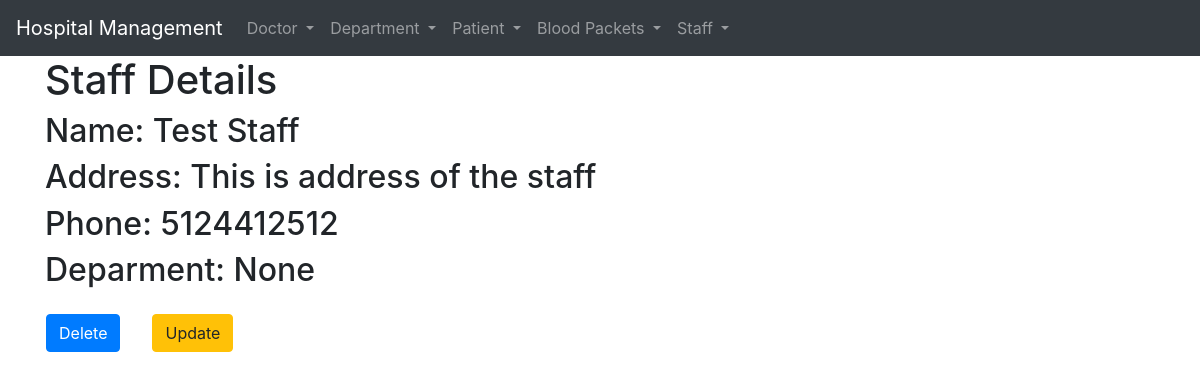
The app's page /1/detail-staff/, older data.
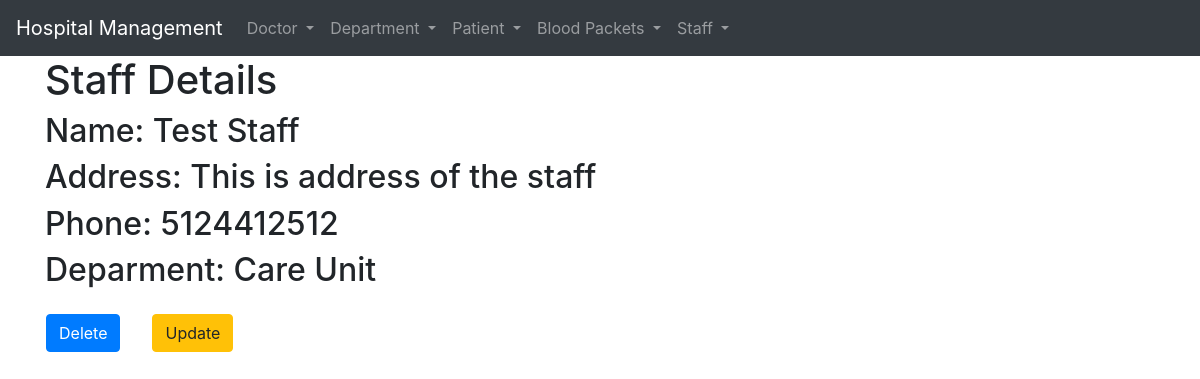
The same page, newer data.
### BloodManagement/models.py (models this page shows, shortened)
class Staff(models.Model):
    name = models.CharField(max_length=20)
    phone = models.IntegerField(validators=[MaxValueValidator(9999999999)])
    address = models.TextField()
    job = models.CharField(choices=[
        ('IT','IT'),
        ('Elec','Electrician'),
        ('Nurse','Nurse')
    ],max_length=5)
    department = models.ForeignKey(Department,on_delete=models.SET_NULL,null=True,related_name='staff')

class Department(models.Model):
    name = models.CharField(max_length=10,unique=True)
    dept_type = models.CharField(max_length=10)
    capacity = models.IntegerField()
    def __str__(self):
        return self.name

### BloodManagement/views.py (the view)
# urls.py: path('<int:pk>/detail-staff/',views.staff_detail,name='staff-detail'),
def staff_detail(request,pk):
    staff = Staff.objects.select_related('department').get(pk=pk)
    return render(request,'staff_detail.html',context={"staff":staff})

### BloodManagement/templates/staff_detail.html (shortened to what this page needs)
{% extends 'base.html' %}
{% block content %}
<h1>Staff Details</h1>
    <h2>Name: {{staff.name}}</h1>
    <h2>Address: {{staff.address}}</h2>
    <h2>Phone: {{staff.phone}}</h2>
    <h2>Deparment: {{staff.department}}</h2>
    <div class="row">
    <form action="{% url 'bloodmanagement:staff-delete' pk=staff.pk %}" method="post">
        <input class="btn btn-primary m-3" type="submit" value="Delete">
    </form>
    <a href="{% url 'bloodmanagement:staff-update' pk=staff.pk %}"><input class="btn btn-warning m-3" type="submit" value="Update"></a>
    </div>
{% endblock content %}

Row changes from the older to the newer data that the page shows:
changed Staff "Test Staff": department "None" → "Care Unit"
